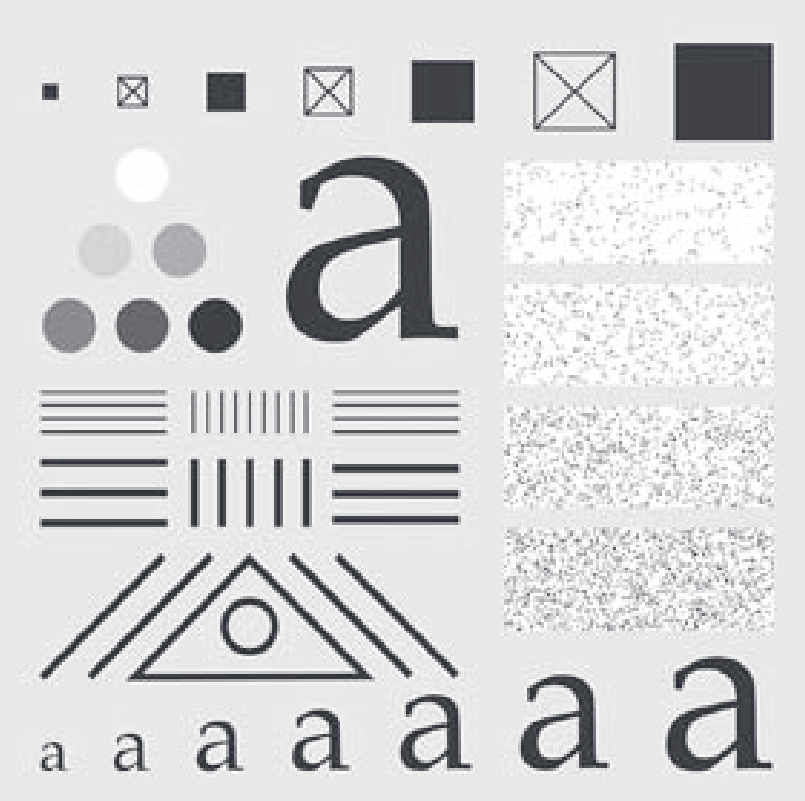
%> input picture Question 6 U21EC146/image.png, 805 x 801 px
$ octave 'que 6.m'   (GNU Octave 9; MATLAB toolbox functions it lacks are replaced by stand-ins)
%> lines starting %> are read from the running program, lines starting %| are printed output that depends on the picture
clc;
clear all;
close all;

% Load the image
originalImage = imread('image.png');
%> originalImage is the input picture: size 801x805x3 uint8; mean R, G, B 213.8, 214.2, 215.7


% Add Gaussian noise
noisyImage = imnoise(originalImage, 'gaussian', 0, 0.01);

% Display the original and noisy images
subplot(131), imshow(originalImage), title('Original Image');
subplot(132), imshow(noisyImage), title('Noisy Image');

% Apply low-pass filters of different sizes
filterSizes = [3, 5, 7, 9];

for i = 1:length(filterSizes)
    filterSize = filterSizes(i);
    filter = ones(filterSize) / (filterSize^2);
    filteredImage = imfilter(noisyImage, filter, 'conv');

    % Display the filtered image
    subplot(1, 3, 3), imshow(filteredImage), title(['Filtered Image (size=', num2str(filterSize), ')']);
    pause(1); % Pause for a moment to observe each result
end
%> this loop made 4 passes
%> pass 1, `filteredImage = imfilter(noisyImage, filter, 'conv');`:
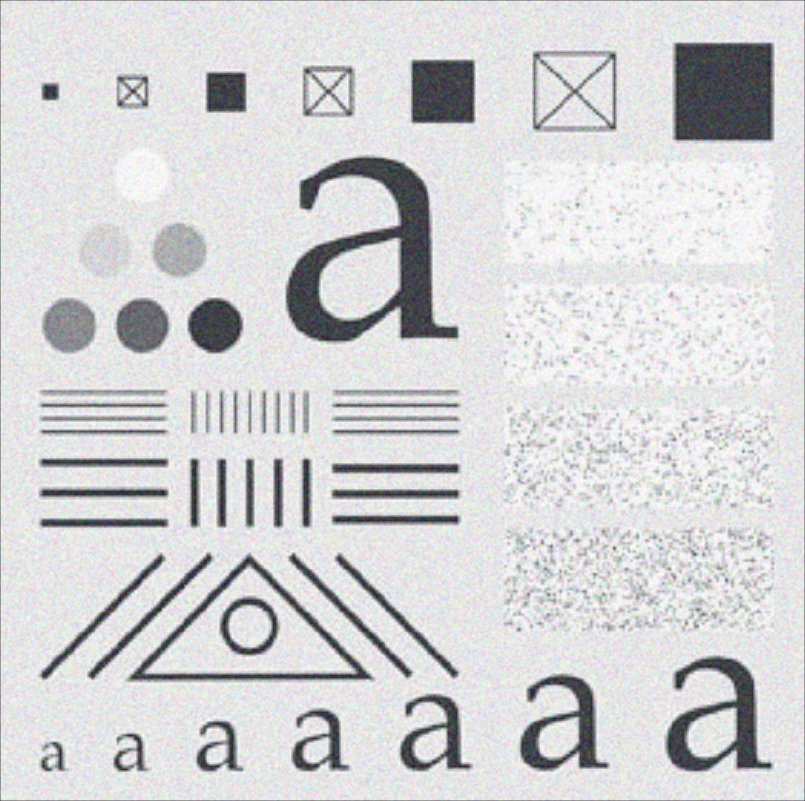
%> filteredImage: size 801x805x3 uint8; mean R, G, B 210.6, 210.9, 212.3
%> pass 3, `filteredImage = imfilter(noisyImage, filter, 'conv');`:
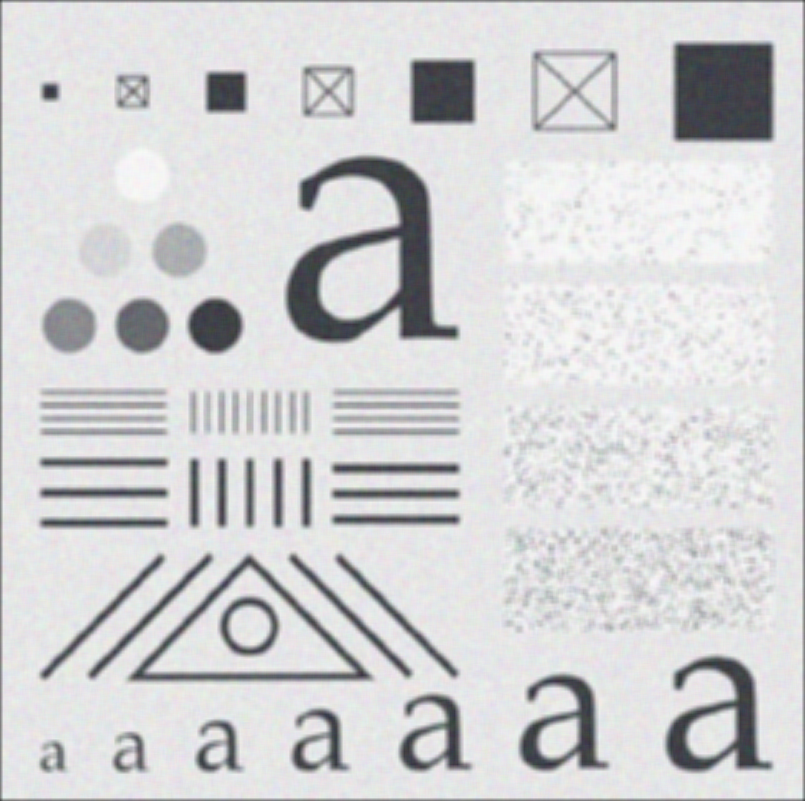
%> filteredImage: size 801x805x3 uint8; mean R, G, B 210, 210.4, 211.7

% Apply weighted average filter
weightedFilter = [1, 2, 1; 2, 4, 2; 1, 2, 1] / 16;
weightedImage = imfilter(noisyImage, weightedFilter, 'conv');

% Display the weighted average filtered image
subplot(121), imshow(noisyImage), title('Noisy Image');
subplot(122), imshow(weightedImage), title('Weighted Average Filtered Image');

% While both average and weighted average filter remove noise, there is
% less blurring in weighted avg filter.
